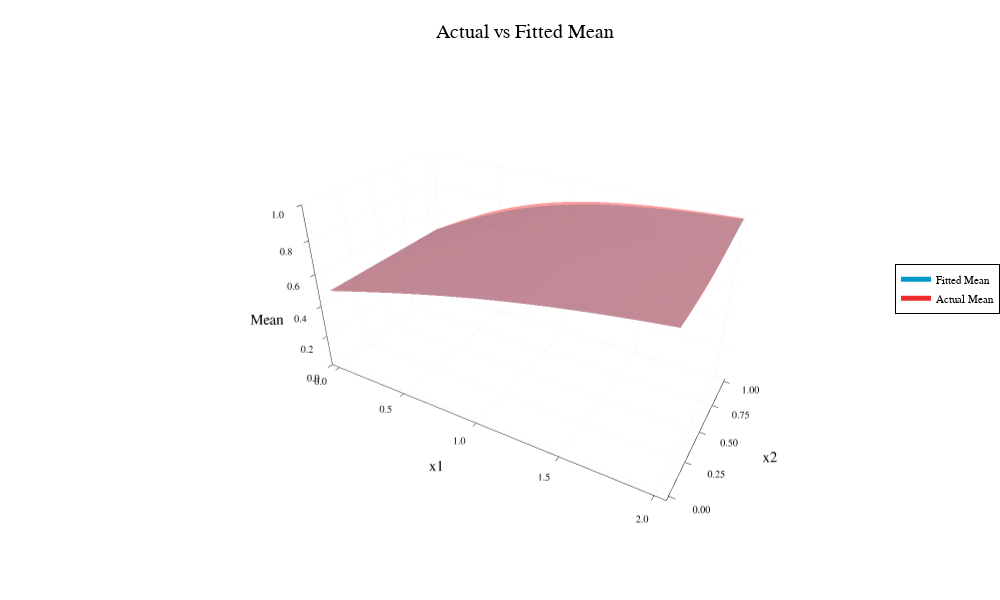

Here is the notebook cell this chart was saved with:
### Code cell
# 1. Plot Fitted (Red)
Plots.surface(
    0:0.1:2, 0:0.1:1, best_expression_jl,
    color = :deepskyblue3,
    alpha = 0.7,
    zlims = (0,1),
    xlabel = "x1", ylabel = "x2", zlabel = "Mean",
    size = (1000, 600),
    colorbar = false,
    label = "", # Hide the default surface label
    title = "Actual vs Fitted Mean"
)

# 2. Plot Actual (Blue)
Plots.surface!(
    0:0.1:2, 0:0.1:1, actual_mean,
    color = :firebrick2,
    alpha = 0.7,
    label = "" # Hide the default surface label
)

# 3. Add "fake" lines to force the legend
plot!([0], [0], [0], color = :deepskyblue3, lw = 5, label = "Fitted Mean")
plot!([0], [0], [0], color = :firebrick2, lw = 5, label = "Actual Mean")

# 3. Explicitly tell Plots where to put it
plot!(legend = :right)

### Figure 1 — Plotly figure (JSON) as saved in the notebook; plotly's stock layout.template omitted (floating-point values rounded to 4 significant figures; data arrays with more than 128 entries replaced by an {"elided": "..."} marker saying what was removed)
{"data": [{"colorbar": {"len": 0.9105, "title": "", "x": 0.9961, "y": 0.5058}, "colorscale": [[0, "rgba(0, 154, 205, 0.700)"], [1, "rgba(0, 154, 205, 0.700)"]], "name": "", "opacity": 0.7, "scene": "scene", "showlegend": false, "showscale": false, "type": "surface", "x": [0, 0.1, 0.2, 0.3, 0.4, 0.5, 0.6, 0.7, 0.8, 0.9, 1, 1.1, 1.2, 1.3, 1.4, 1.5, 1.6, 1.7, 1.8, 1.9, 2], "xaxis": "x", "y": [0, 0.1, 0.2, 0.3, 0.4, 0.5, 0.6, 0.7, 0.8, 0.9, 1], "yaxis": "y", "z": {"elided": "11x21 float values"}, "zaxis": "z", "zmax": 0.982, "zmin": 0.5}, {"colorbar": {"len": 0.9105, "title": "", "x": 0.9961, "y": 0.5058}, "colorscale": [[0, "rgba(238, 44, 44, 0.700)"], [1, "rgba(238, 44, 44, 0.700)"]], "name": "", "opacity": 0.7, "scene": "scene", "showlegend": false, "showscale": false, "type": "surface", "x": [0, 0.1, 0.2, 0.3, 0.4, 0.5, 0.6, 0.7, 0.8, 0.9, 1, 1.1, 1.2, 1.3, 1.4, 1.5, 1.6, 1.7, 1.8, 1.9, 2], "xaxis": "x", "y": [0, 0.1, 0.2, 0.3, 0.4, 0.5, 0.6, 0.7, 0.8, 0.9, 1], "yaxis": "y", "z": {"elided": "11x21 float values"}, "zaxis": "z", "zmax": 0.982, "zmin": 0.5}, {"colorbar": {"len": 0.9105, "title": "", "x": 0.9961, "y": 0.5058}, "legendgroup": "Fitted Mean", "line": {"color": "rgba(0, 154, 205, 1.000)", "dash": "solid", "shape": "linear", "width": 5}, "mode": "lines", "name": "Fitted Mean", "scene": "scene", "showlegend": true, "type": "scatter3d", "x": [0], "xaxis": "x", "y": [0], "yaxis": "y", "z": [0], "zaxis": "z", "zmax": 0.982, "zmin": 0.5}, {"colorbar": {"len": 0.9105, "title": "", "x": 0.9961, "y": 0.5058}, "legendgroup": "Actual Mean", "line": {"color": "rgba(238, 44, 44, 1.000)", "dash": "solid", "shape": "linear", "width": 5}, "mode": "lines", "name": "Actual Mean", "scene": "scene", "showlegend": true, "type": "scatter3d", "x": [0], "xaxis": "x", "y": [0], "yaxis": "y", "z": [0], "zaxis": "z", "zmax": 0.982, "zmin": 0.5}], "layout": {"annotations": [{"font": {"color": "rgba(0, 0, 0, 1.000)", "family": "sans-serif", "size": 20}, "rotation": 0, "showarrow": false, "text": "Actual vs Fitted Mean", "x": 0.5254, "xanchor": "center", "xref": "paper", "y": 1, "yanchor": "top", "yref": "paper"}], "height": 600, "legend": {"bgcolor": "rgba(255, 255, 255, 1.000)", "bordercolor": "rgba(0, 0, 0, 1.000)", "borderwidth": 1, "font": {"color": "rgba(0, 0, 0, 1.000)", "family": "sans-serif", "size": 11}, "title": {"font": {"color": "rgba(0, 0, 0, 1.000)", "family": "sans-serif", "size": 15}, "text": ""}, "tracegroupgap": 0, "traceorder": "normal", "x": 1, "xanchor": "right", "y": 0.52, "yanchor": "middle"}, "margin": {"b": 20, "l": 0, "r": 0, "t": 20}, "paper_bgcolor": "rgba(255, 255, 255, 1.000)", "plot_bgcolor": "rgba(255, 255, 255, 1.000)", "scene": {"camera": {"eye": {"x": 1.126, "y": -1.95, "z": 1.3}, "projection": "orthographic"}, "domain": {"x": [0.05477, 0.9961], "y": [0.05054, 0.961]}, "xaxis": {"gridcolor": "rgba(0, 0, 0, 0.100)", "gridwidth": 0.5, "linecolor": "rgba(0, 0, 0, 1.000)", "mirror": false, "range": [-0.06, 2.06], "showgrid": true, "showline": true, "showticklabels": true, "tickangle": 0, "tickcolor": "rgb(0, 0, 0)", "tickfont": {"color": "rgba(0, 0, 0, 1.000)", "family": "sans-serif", "size": 11}, "tickmode": "array", "ticks": "inside", "ticktext": ["0.0", "0.5", "1.0", "1.5", "2.0"], "tickvals": [0, 0.5, 1, 1.5, 2], "title": "x1", "titlefont": {"color": "rgba(0, 0, 0, 1.000)", "family": "sans-serif", "size": 15}, "type": "-", "visible": true, "zeroline": false, "zerolinecolor": "rgba(0, 0, 0, 1.000)"}, "yaxis": {"gridcolor": "rgba(0, 0, 0, 0.100)", "gridwidth": 0.5, "linecolor": "rgba(0, 0, 0, 1.000)", "mirror": false, "range": [-0.03, 1.03], "showgrid": true, "showline": true, "showticklabels": true, "tickangle": 0, "tickcolor": "rgb(0, 0, 0)", "tickfont": {"color": "rgba(0, 0, 0, 1.000)", "family": "sans-serif", "size": 11}, "tickmode": "array", "ticks": "inside", "ticktext": ["0.00", "0.25", "0.50", "0.75", "1.00"], "tickvals": [0, 0.25, 0.5, 0.75, 1], "title": "x2", "titlefont": {"color": "rgba(0, 0, 0, 1.000)", "family": "sans-serif", "size": 15}, "type": "-", "visible": true, "zeroline": false, "zerolinecolor": "rgba(0, 0, 0, 1.000)"}, "zaxis": {"gridcolor": "rgba(0, 0, 0, 0.100)", "gridwidth": 0.5, "linecolor": "rgba(0, 0, 0, 1.000)", "mirror": false, "range": [0, 1], "showgrid": true, "showline": true, "showticklabels": true, "tickangle": 0, "tickcolor": "rgb(0, 0, 0)", "tickfont": {"color": "rgba(0, 0, 0, 1.000)", "family": "sans-serif", "size": 11}, "tickmode": "array", "ticks": "inside", "ticktext": ["0.0", "0.2", "0.4", "0.6", "0.8", "1.0"], "tickvals": [0, 0.2, 0.4, 0.6, 0.8, 1], "title": "Mean", "titlefont": {"color": "rgba(0, 0, 0, 1.000)", "family": "sans-serif", "size": 15}, "type": "-", "visible": true, "zeroline": false, "zerolinecolor": "rgba(0, 0, 0, 1.000)"}}, "showlegend": true, "width": 1000}}
